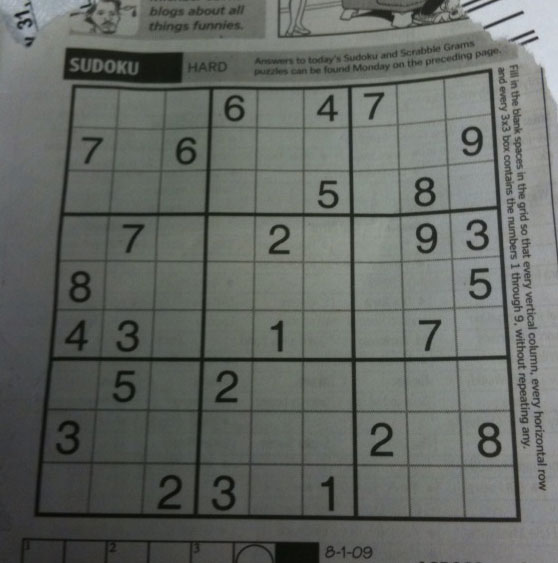
#> input picture image_processing_in_opencv/image_gradients/davemark_sudoku.jpg, 558 x 563 px
$ python compare_methods_at_depth_64f.py   (older library calls are emulated)
#> lines starting #> are read from the running program, lines starting #| are printed output that depends on the picture
# -*- coding: utf-8 -*-
"""
Created on Thu May 28 13:55:09 2015

@author: Johnny
"""

import cv2
import numpy as np
from matplotlib import pyplot as plt

img = cv2.imread('davemark_sudoku.jpg',0)
#> img: shape (563, 558); min 7, max 218, mean 102.4

# Detect slopes in x and y directions with cv2.Laplacian with depth cv2.CV_64F and convert back to cv2.CV_8U
laplacian64f = cv2.Laplacian(img,cv2.CV_64F)
abs_laplacian64f = np.absolute(laplacian64f)
laplacian64f_8u = np.uint8(abs_laplacian64f)

# Detect slopes in x direction with cv2.Sobel with depth cv2.CV_64F and convert back to cv2.CV_8U
sobelx64f = cv2.Sobel(img,cv2.CV_64F,1,0,ksize=3)
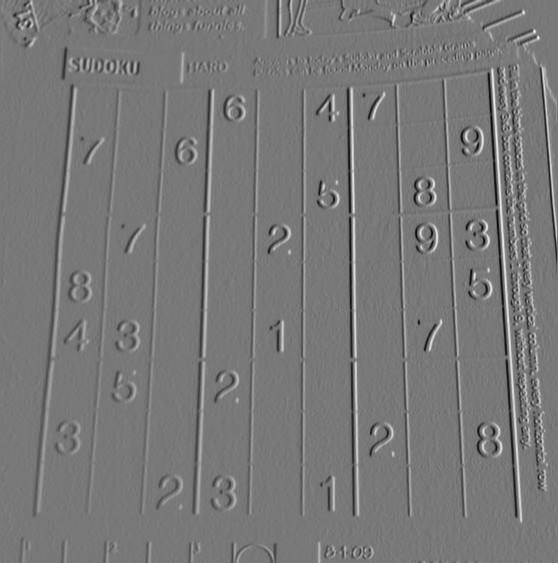
#> sobelx64f: shape (563, 558) float64; min -411, max 461, mean 1; drawn with min black and max white
abs_sobelx64f = np.absolute(sobelx64f)
sobelx64f_8u = np.uint8(abs_sobelx64f)
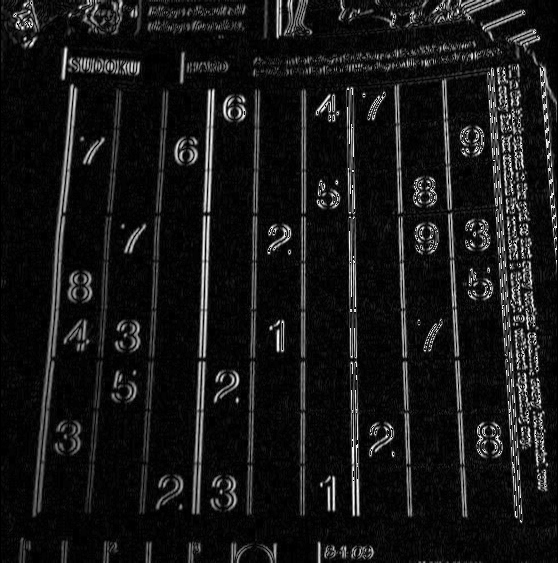
#> sobelx64f_8u: shape (563, 558); min 0, max 255, mean 23

# Detect slopes in y direction with cv2.Sobel with depth cv2.CV_64F and convert back to cv2.CV_8U
sobely64f = cv2.Sobel(img,cv2.CV_64F,0,1,ksize=3)
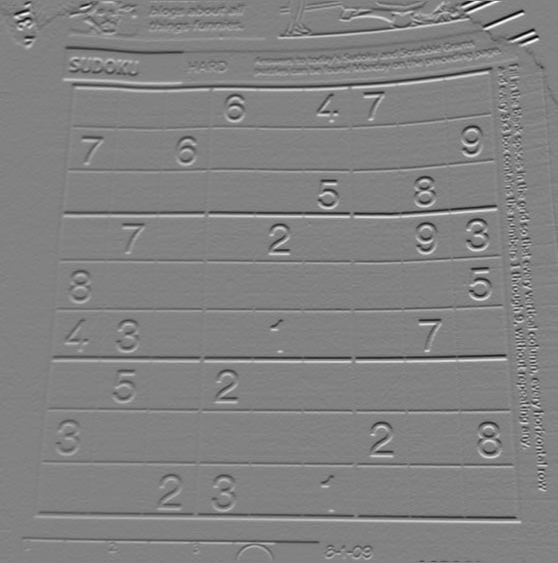
#> sobely64f: shape (563, 558) float64; min -496, max 474, mean -0.8; drawn with min black and max white
abs_sobely64f = np.absolute(sobely64f)
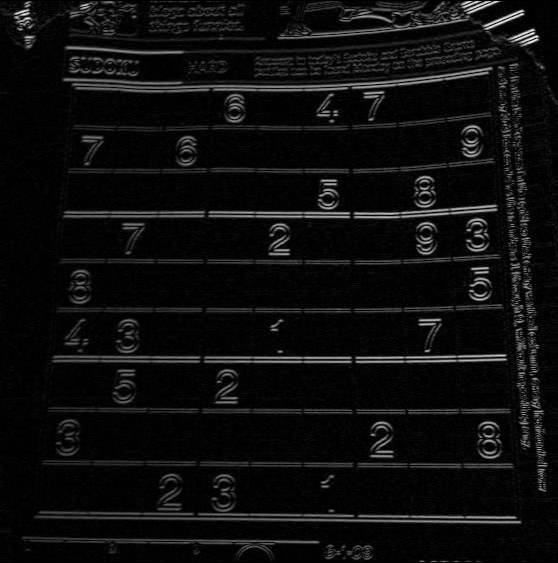
#> abs_sobely64f: shape (563, 558) float64; min 0, max 496, mean 27.7; drawn with min black and max white
sobely64f_8u = np.uint8(abs_sobely64f)
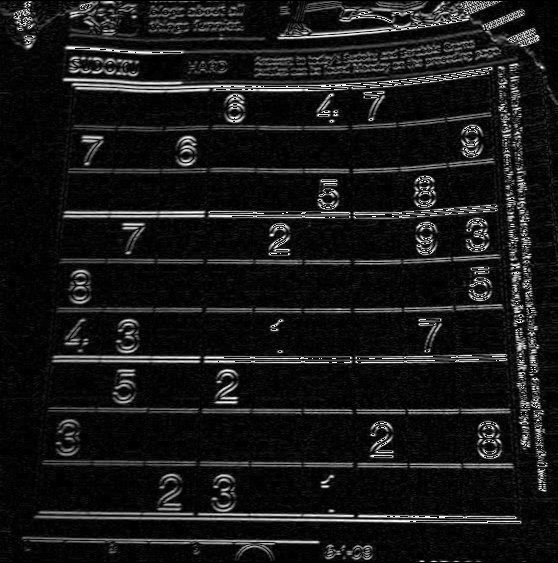
#> sobely64f_8u: shape (563, 558); min 0, max 255, mean 24.6

# Detect slopes in x direction with cv2.Scharr with depth cv2.CV_64F and convert back to cv2.CV_8U
scharrx64f = cv2.Sobel(img,cv2.CV_64F,1,0,ksize=-1)
abs_scharrx64f = np.absolute(scharrx64f)
scharrlx64f_8u = np.uint8(abs_scharrx64f)
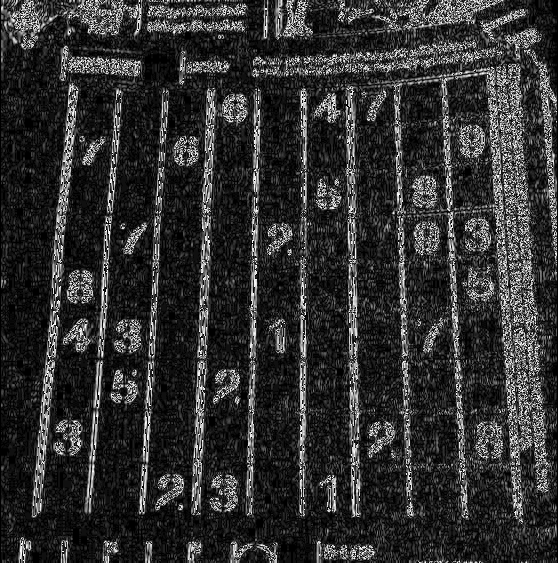
#> scharrlx64f_8u: shape (563, 558); min 0, max 255, mean 48.3

# Detect slopes in y direction with cv2.Scharr with depth cv2.CV_64F and convert back to cv2.CV_8U
scharry64f = cv2.Sobel(img,cv2.CV_64F,0,1,ksize=-1)
abs_scharry64f = np.absolute(scharry64f)
scharry64f_8u = np.uint8(abs_scharry64f)
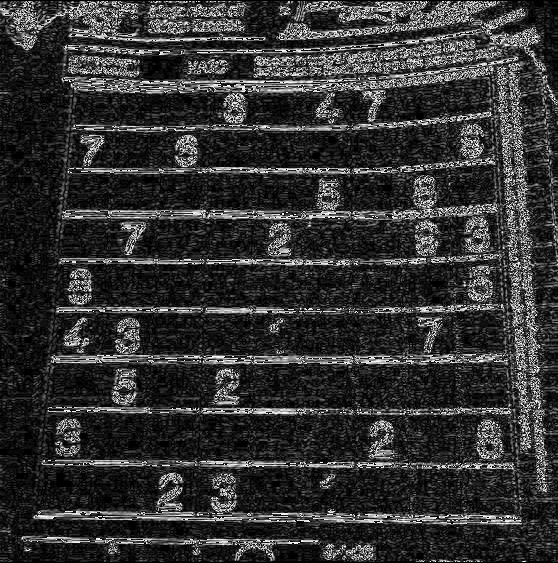
#> scharry64f_8u: shape (563, 558); min 0, max 255, mean 50.3

titles = [
    'Original\n(img)', 'Sobel-x\n(sobelx64f_8u)', 'Scharr-x\n(scharrx64f_8u)',
    'Laplacian\n(laplacian64f_8u)', 'Sobel-y\n(sobely64f_8u)', 'Scharr-y\n(scharry64f_8u)',]


images = [img, sobelx64f_8u, scharrlx64f_8u,
          laplacian64f_8u, sobely64f_8u, scharry64f_8u]

for i in xrange(6):
    plt.subplot(2, 3, i+1), plt.imshow(images[i], 'gray')
    plt.title(titles[i])
    plt.xticks([]), plt.yticks([])

plt.show()
